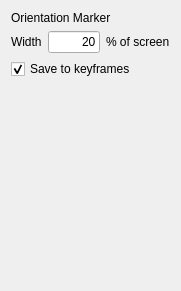
<?xml version="1.0" encoding="UTF-8"?>
<ui version="4.0">
 <class>SettingsOrientationMarker</class>
 <widget class="QWidget" name="SettingsOrientationMarker">
  <property name="geometry">
   <rect>
    <x>0</x>
    <y>0</y>
    <width>181</width>
    <height>291</height>
   </rect>
  </property>
  <property name="sizePolicy">
   <sizepolicy hsizetype="Preferred" vsizetype="Preferred">
    <horstretch>0</horstretch>
    <verstretch>0</verstretch>
   </sizepolicy>
  </property>
  <property name="windowTitle">
   <string>Form</string>
  </property>
  <layout class="QVBoxLayout" name="verticalLayout">
   <property name="sizeConstraint">
    <enum>QLayout::SetDefaultConstraint</enum>
   </property>
   <property name="leftMargin">
    <number>11</number>
   </property>
   <property name="topMargin">
    <number>11</number>
   </property>
   <property name="rightMargin">
    <number>11</number>
   </property>
   <property name="bottomMargin">
    <number>11</number>
   </property>
   <item>
    <widget class="QLabel" name="item_name">
     <property name="sizePolicy">
      <sizepolicy hsizetype="Fixed" vsizetype="Fixed">
       <horstretch>0</horstretch>
       <verstretch>0</verstretch>
      </sizepolicy>
     </property>
     <property name="text">
      <string>Orientation Marker</string>
     </property>
     <property name="alignment">
      <set>Qt::AlignLeading|Qt::AlignLeft|Qt::AlignVCenter</set>
     </property>
    </widget>
   </item>
   <item>
    <layout class="QHBoxLayout" name="layout_size">
     <item>
      <widget class="QLabel" name="label_size">
       <property name="sizePolicy">
        <sizepolicy hsizetype="Fixed" vsizetype="Preferred">
         <horstretch>0</horstretch>
         <verstretch>0</verstretch>
        </sizepolicy>
       </property>
       <property name="text">
        <string>Width</string>
       </property>
      </widget>
     </item>
     <item>
      <widget class="QLineEdit" name="edit_width">
       <property name="minimumSize">
        <size>
         <width>10</width>
         <height>0</height>
        </size>
       </property>
       <property name="text">
        <string>20</string>
       </property>
       <property name="alignment">
        <set>Qt::AlignRight|Qt::AlignTrailing|Qt::AlignVCenter</set>
       </property>
      </widget>
     </item>
     <item>
      <widget class="QLabel" name="label_unit">
       <property name="sizePolicy">
        <sizepolicy hsizetype="Fixed" vsizetype="Preferred">
         <horstretch>0</horstretch>
         <verstretch>0</verstretch>
        </sizepolicy>
       </property>
       <property name="text">
        <string>% of screen</string>
       </property>
      </widget>
     </item>
    </layout>
   </item>
   <item>
    <widget class="QCheckBox" name="checkbox_save_keyframes">
     <property name="text">
      <string>Save to keyframes</string>
     </property>
     <property name="checked">
      <bool>true</bool>
     </property>
    </widget>
   </item>
   <item>
    <spacer name="spacer">
     <property name="orientation">
      <enum>Qt::Vertical</enum>
     </property>
     <property name="sizeHint" stdset="0">
      <size>
       <width>20</width>
       <height>40</height>
      </size>
     </property>
    </spacer>
   </item>
  </layout>
 </widget>
 <resources/>
 <connections/>
</ui>
